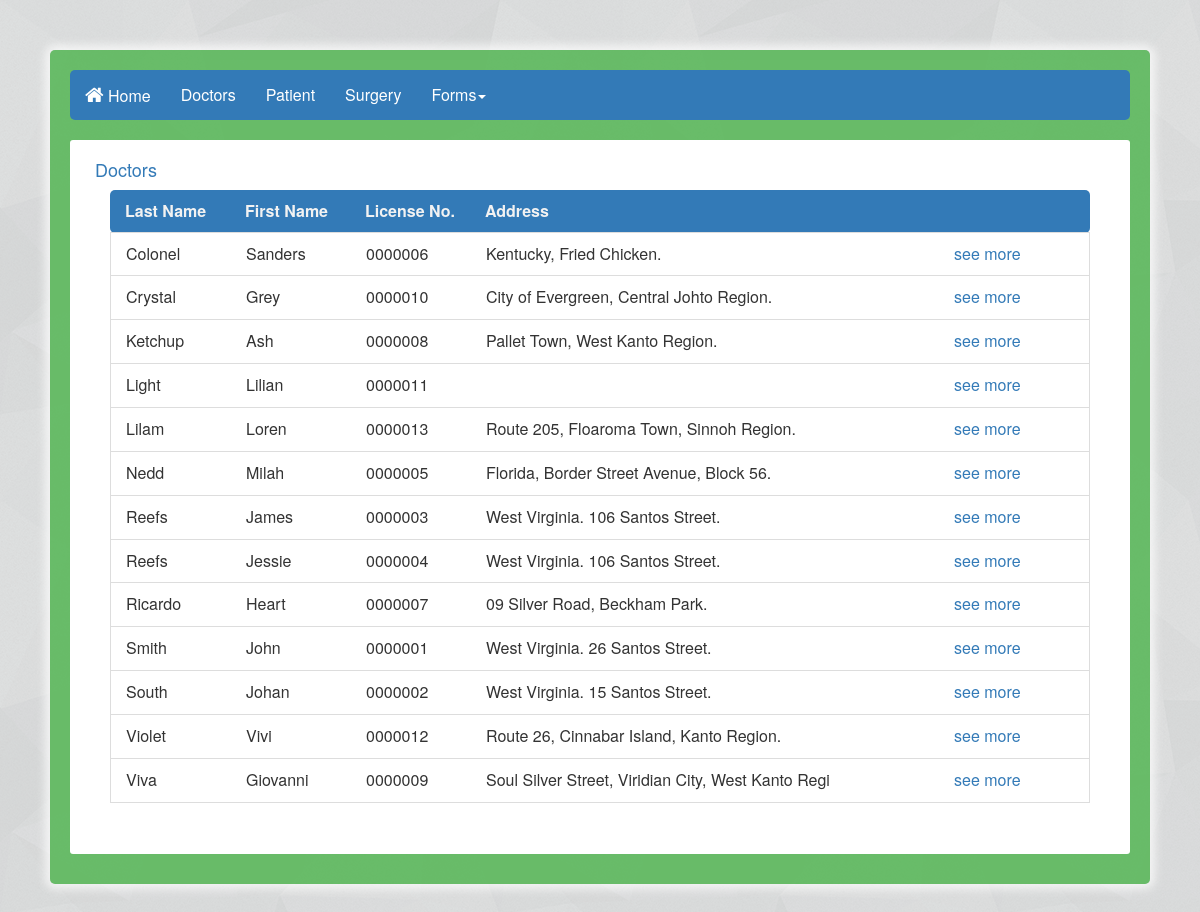
Page /doctors.php on the earlier database version.
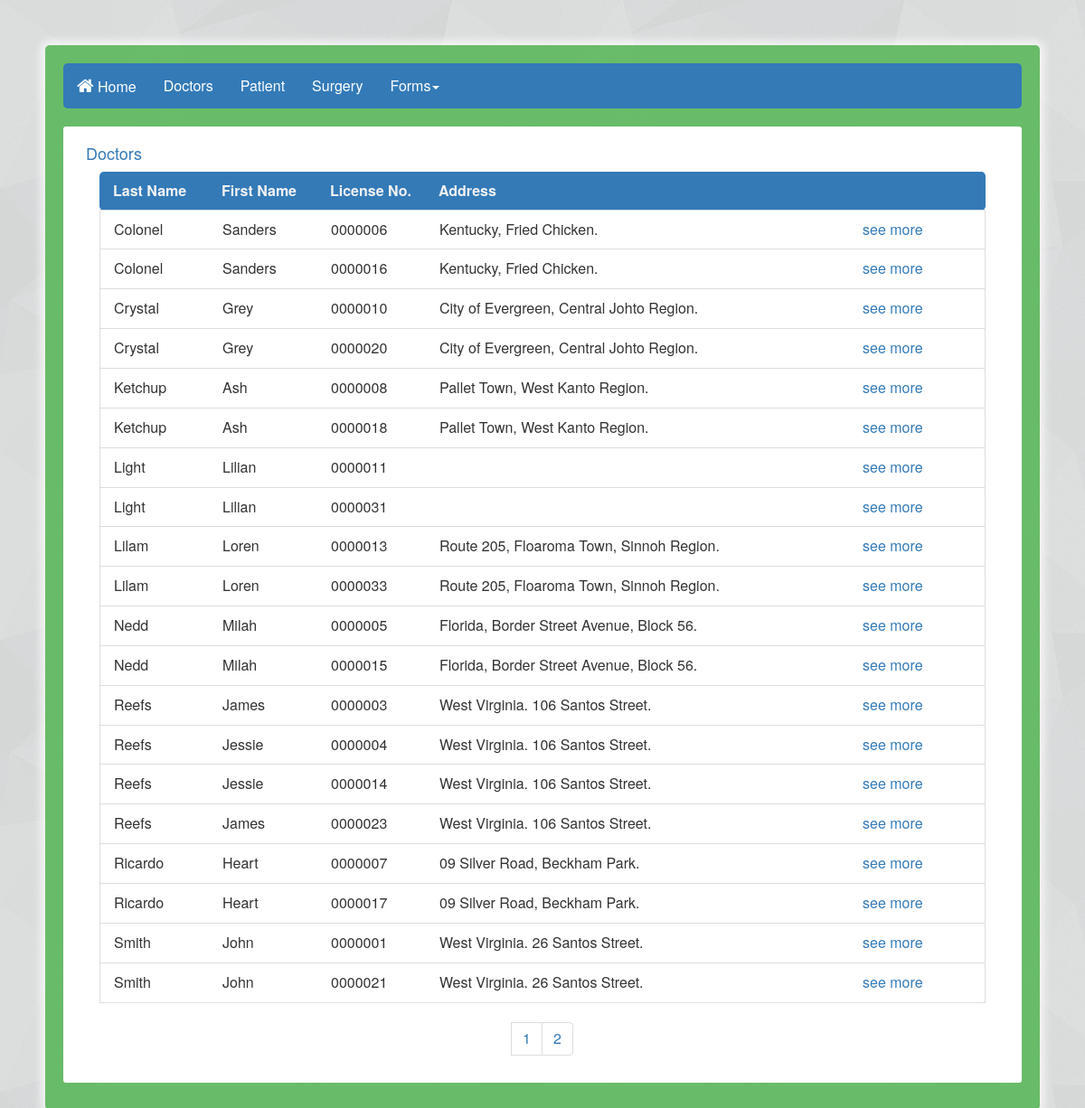
Same page on the later database version.
### tables this page shows
create table DOCTOR(
DOC_LICENSE_NUM  CHAR(7) NOT NULL UNIQUE,
LAST_NAME VARCHAR(20) NOT NULL,
FIRST_NAME VARCHAR(20)  NOT NULL,
ADDRESS VARCHAR(50),
PRIMARY KEY (DOC_LICENSE_NUM)
);

### doctors.php (the view, shortened to what this page needs)
<!DOCTYPE html>
<html>
<head>
  <link rel="stylesheet" href="references/bootstrap.min.css">
  <link rel="stylesheet" href="references/font-awesome.min.css">
  <link rel="stylesheet" type="text/css" href="theme2.css">
</head>
<body style="justify-content: center;">
<div class="container-fluid" id="outer">
<?php include("header.php"); ?>
<?php
include("dbconnect.php");
$FN_MAX = 15;
$LN_MAX = 20;
$LIC_LENG = 7;
$ADDR_MAX = 50;
?>
<div class="container-fluid" id="basic" >
  <div id="inner" >
    <div class="container-fluid" >
        <h4 style="color:#337ab7;">Doctors</h4>
    </div>
    <div class="container-fluid" >
      <div>
        <div class="container-fluid">
          <ul class="list-group">
      <?php
      $DEFAULT = 0;
      if (isset($_GET["currentpage"])) { $current_p  = $_GET["currentpage"]; } else { $current_p=1; };
      $limit = 20;
      $begin = ($current_p-1)*$limit;
      $D_query = "SELECT * FROM DOCTOR order by LAST_NAME asc limit $begin, ".$limit;
      $output = $mydatabase->query($D_query);
      if($DEFAULT==0){
        if ($output->num_rows > 0) {
          echo '<li class="list-group-item" id="tophead">';
          echo '<div class="container-fluid row">';
          echo '<div class="col-md-1" style="width:120px; float:left;"><b>'.'Last Name'.'</b></div>';
          echo '<div class="col-md-1" style="width:120px; float:left;"><b>'.'First Name'.'</b></div>';
          echo '<div class="col-md-1" style="width:120px; float:left;"><b>'.'License No.'.'</b></div>';
          echo '<div class="col-md-5" style="float:left;"><b>'.'Address'.'</b></div>';
          echo '</div>';
          echo '</li>';
          while($dataline = $output->fetch_assoc()) {
            echo '<li class="list-group-item">';
            echo '<div class="row">';
                echo '<div class="col-md-1" style="width:120px; float:left;">'.$dataline["LAST_NAME"].'</div>';
                echo '<div class="col-md-1" style="width:120px; float:left;">'.$dataline["FIRST_NAME"].'</div>';
                echo '<div class="col-md-1" style="width:120px; float:left;">'.$dataline["DOC_LICENSE_NUM"].'</div>';
                echo '<div class="col-md-5" style="float:left;">'.$dataline["ADDRESS"].'</div>';
                echo '<div class="col-md-2" style="width:150px; float:right;"><a href="'.'doctors.php'.'?profilepage='.$dataline["DOC_LICENSE_NUM"].'">'.'see more'.'</a></div>';
            echo '</li>';
          }
      echo '<div style="text-align:center;">';
      echo '<ul class="pagination" style="margin:auto;"><br>';
        $check = "SELECT DOC_LICENSE_NUM FROM DOCTOR";
        $check2 = $mydatabase->query($check);
        $item_no = $check2->num_rows;
        $page_no = ceil($item_no/$limit);
        if($page_no>1){
          for ($p_no=0; $p_no < $page_no; $p_no++) {
            echo '<li><a style="color:#337ab7;" href="'.'doctors.php'.'?currentpage='.($p_no+1).'">'.($p_no+1).'</a> </li>';
          }
        }
      echo '</ul>';
      echo '</div>';
      } else { echo "No Records."; }
    }else if ($DEFAULT==1) {
      $output1 = $mydatabase->prepare("SELECT * FROM DOCTOR where DOC_LICENSE_NUM = '$profile_p' ");
      $output1->execute();
      $line = $output1->get_result();
      $dataline = $line->fetch_assoc();
        $D_LN = $dataline["LAST_NAME"];
        $D_FN = $dataline["FIRST_NAME"];
        $D_DLN = $dataline["DOC_LICENSE_NUM"];
        $D_A = $dataline["ADDRESS"];
      echo '<div>
        <div class="container-fluid">
          <h3>Dr. '.$D_FN.' '.$D_LN.'</h3>
          <div class="panel panel-default" style="padding-bottom:10px;">
            <div class="panel-heading" id="tophead1">Doctor Information</div>
            <div class="panel-body row" style="margin:0px; padding:5px 10px;">
              <div class="col-md-3" >'.'License Number'.'</div>
              <div class="col-md-9">'.$D_DLN.'</div>
            </div>
            <div class="panel-body row" style="margin:0px; padding:5px 10px;">
              <div class="col-md-3" >'.'Address'.'</div>
              <div class="col-md-9">'.$D_A.'</div>
            </div>
          </div>
        </div>
      </div>';
      echo '<a role="button" class="btn btn-default"'.'href="'.'doctors.php'.'?delete='.$profile_p.'" style="margin-left:15px;"> <span class="fa fa-trash" style="font-size:15px;"></span> Delete </a>';
      echo '<button type="button" class="btn btn-default" data-toggle="modal" data-target="#EditBox" style="margin-left:10px;"><span class="fa fa-edit" style="font-size:15px;"></span> Edit</button>';
      echo '<div style="text-align:right;"><button class="btn" id="go" style="margin-right:15px;" onclick="history.back();">Back</button></div>';
      echo '<div class="modal fade" id="EditBox" role="dialog" style="top:50px;">
        <div class="modal-dialog modal-lg">';
        echo '<div class="modal-content">
          <div class="modal-header">
            <button type="button" class="close" data-dismiss="modal">&times;</button>
            <h4 class="modal-title">Edit Record</h4>
          </div>
          <div class="modal-body">';
        echo '<div class="container-fluid">
          <form method="post" id="updating" action="#" >
          <div class="container-fluid" style="margin-bottom: 10px;">
            <label for="F_NAME" style="width: 175px; float: left; ">First Name </label>
            <input type="text" class="form-control" id="F_NAME" maxlength="'.$FN_MAX.'" name="F_NAME" value="'.$D_FN.'" style="width: 150px; float: left;" required >
          </div>
          <div class="container-fluid" style="margin-bottom: 10px;">
            <label for="L_NAME" style="width: 175px; float: left; ">Last Name </label>
            <input type="text" class="form-control" id="L_NAME" maxlength="'.$LN_MAX.'" name="L_NAME" value="'.$D_LN.'" style="width: 150px; float: left;" required >
          </div>
          <div class="container-fluid" style="margin-bottom: 10px;">
            <label for="LICENSE_NUM" style="width: 175px; float: left; ">License No. </label>
            <input pattern="\d{7}" title="License Number ranges from 0000000-9999999." type="text" class="form-control" id="LICENSE_NUM" maxlength="'.$LIC_LENG.'" name="LICENSE_NUM" value="'.$D_DLN.'" style="width: 90px; float: left;" required >
          </div>
          <div class="container-fluid" style="margin-bottom: 10px;">
            <label for="ADDRESS" style="width: 175px; float: left; ">Address </label>
            <input type="text" class="form-control" id="ADDRESS" maxlength="'.$ADDR_MAX.'" name="ADDRESS" value="'.$D_A.'" style="max-width: 450px; float: left;">
          </div>
          <div class="text-center" style="margin-top: 20px;">
            <button type="submit" onclick="update()" class="btn btn-default" value="'.$D_DLN.'" name="doctors_update">Update</button>
          </div>
          </form>
        </div>';
        echo '</div>
          <div class="modal-footer">
          <button type="button" class="btn btn-default" data-dismiss="modal" >Cancel</button>
          </div>
        </div>';
        echo '<script>
          function update() {
            var license = document.getElementById("LICENSE_NUM").value;
            document.getElementById("updating").action = "doctors.php?profilepage="+license;
          }
        </script>';
      echo '</div>
        </div>';
    }else if($DEFAULT==2){
      $del = "DELETE FROM DOCTOR WHERE DOC_LICENSE_NUM = '$delete_p' ";
      if ($mydatabase->query($del) === TRUE) {
        echo "Record deleted.";
        echo '<div style="text-align:right;"><a href="'.'doctors.php'.'">Back</a></div>';
      } else {
        echo "Error deleting record: " . $mydatabase->error;
      }
    }
     ?>
          </ul>
        </div>
      </div>
    </div>
  </div>
</div>
</div>
</body>
</html>

### header.php (shortened to what this page needs)
<?php
  $page = array("Doctors", "Patient", "Surgery");
  $link = array("doctors.php", "patient.php", "surgery.php");
echo '<div>
  <nav class="navbar navbar-default">
    <div class="container-fluid">
      <div>
        <div class="navbar-header">
          <button type="button" class="navbar-toggle" data-toggle="collapse" data-target="#navi" style="border-color:#337ab7; background-color:#337ab7; color:#ffffff ;">';
          echo '</button>
          <a class="navbar-brand" href="Home.php" id="navlink" style="font-size: 12pt; color:#ffffff;"> <span class="fa fa-home"  style="font-size:20px"></span> Home </a>
        </div>
        <div class="collapse navbar-collapse" id="navi">
          <ul class="nav navbar-nav" >';
            for ($i=0; $i < count($page); $i++) {
              echo '<li><a href="'.$link[$i].'" id="navlink" style="color:#ffffff;">'.$page[$i].'</a></li>';
            }
            echo '<li class="dropdown">
              <a id="navlink" style="color:#ffffff; background-color: transparent ;" href="" class="dropdown-toggle" data-toggle="dropdown">Forms<span class="caret"></span></a>
              <ul class="dropdown-menu">';
              echo'</ul>
            </li>
          </ul>
        </div>
      </div>
    </div>
  </nav>
</div>';
?>

### theme2.css (style rules this page uses)
body { background-image: url("/images/bg2.png"); background-color: #d9d9d9; position: relative; padding: 50px; }
div, li { font-size: 12pt; }
#tophead { background-color: #337ab7; padding: 10px 0px; border-radius: 5px; color: #f2f2f2; border: 0px; }
.navbar-default { background-color: #337ab7; color: #ffffff; border: none; border-radius: 5px; }
#outer { background-color: rgba(92, 184, 92,0.9); margin: auto; padding: 20px 20px 30px 20px; border-radius: 5px; max-width: 1200px; min-width: 900px; box-shadow: 0px 0px 10px 5px rgba(255,255,255, 0.7); }
#basic { background-color: #ffffff; padding: 0px; margin: 0px; border-radius: 3px; }
#inner { padding: 10px; }
.navbar-default .navbar-nav > li > a { border-radius: 0px; }

Differences in the rows shown:
no longer on this page (row unchanged): doctor: LAST_NAME "South", FIRST_NAME "Johan", DOC_LICENSE_NUM "0000002", ADDRESS "West Virginia. 15 Santos Street."
no longer on this page (row unchanged): doctor: LAST_NAME "Violet", FIRST_NAME "Vivi", DOC_LICENSE_NUM "0000012", ADDRESS "Route 26, Cinnabar Island, Kanto Region."
no longer on this page (row unchanged): doctor: LAST_NAME "Viva", FIRST_NAME "Giovanni", DOC_LICENSE_NUM "0000009", ADDRESS "Soul Silver Street, Viridian City, West Kanto Regi"
added doctor: LAST_NAME "Colonel", FIRST_NAME "Sanders", DOC_LICENSE_NUM "0000016", ADDRESS "Kentucky, Fried Chicken."
added doctor: LAST_NAME "Crystal", FIRST_NAME "Grey", DOC_LICENSE_NUM "0000020", ADDRESS "City of Evergreen, Central Johto Region."
added doctor: LAST_NAME "Ketchup", FIRST_NAME "Ash", DOC_LICENSE_NUM "0000018", ADDRESS "Pallet Town, West Kanto Region."
added doctor: LAST_NAME "Light", FIRST_NAME "Lilian", DOC_LICENSE_NUM "0000031"
added doctor: LAST_NAME "Lilam", FIRST_NAME "Loren", DOC_LICENSE_NUM "0000033", ADDRESS "Route 205, Floaroma Town, Sinnoh Region."
added doctor: LAST_NAME "Nedd", FIRST_NAME "Milah", DOC_LICENSE_NUM "0000015", ADDRESS "Florida, Border Street Avenue, Block 56."
added doctor: LAST_NAME "Reefs", FIRST_NAME "Jessie", DOC_LICENSE_NUM "0000014", ADDRESS "West Virginia. 106 Santos Street."
added doctor: LAST_NAME "Reefs", FIRST_NAME "James", DOC_LICENSE_NUM "0000023", ADDRESS "West Virginia. 106 Santos Street."
added doctor: LAST_NAME "Ricardo", FIRST_NAME "Heart", DOC_LICENSE_NUM "0000017", ADDRESS "09 Silver Road, Beckham Park."
added doctor: LAST_NAME "Smith", FIRST_NAME "John", DOC_LICENSE_NUM "0000021", ADDRESS "West Virginia. 26 Santos Street."
Other differences:
new list line: "1"
new list line: "2"
